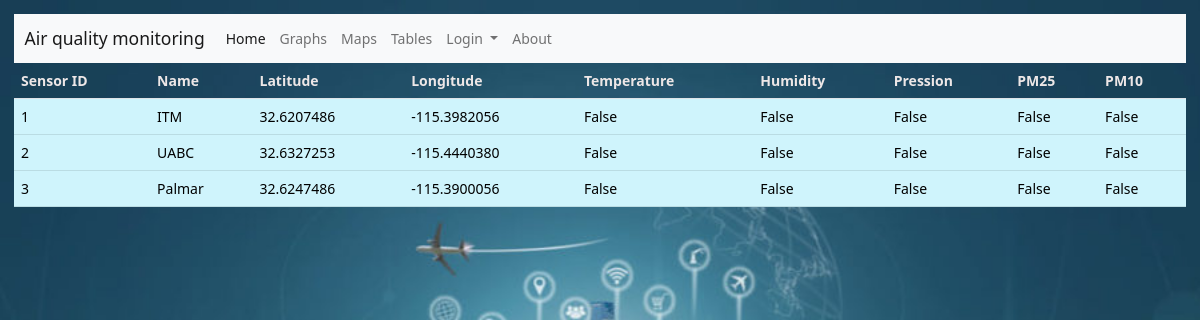
The page /sensors/ on the database as committed earlier.
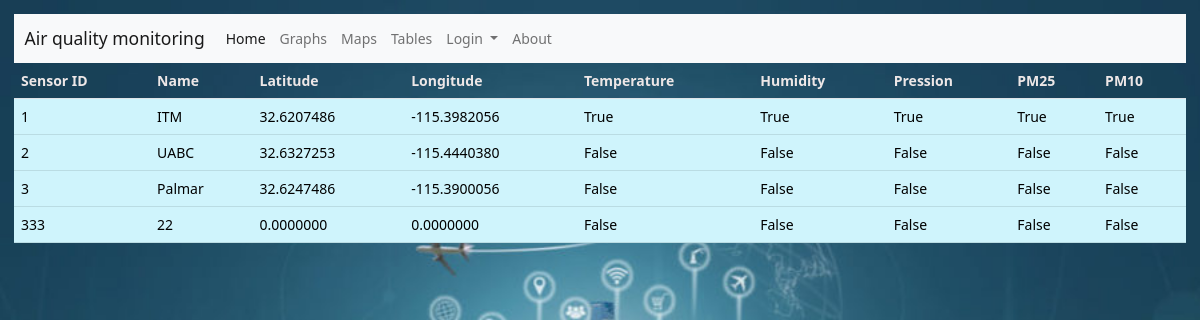
The same page on the database as committed later.
### sensors/models.py (models this page shows, shortened)
class Sensor(models.Model):
    idSensor = models.IntegerField(primary_key=True, null=False)
    name = models.CharField(max_length=10)
    Latitude = models.DecimalField(default=0, max_digits=10, decimal_places=7)
    Longitude =  models.DecimalField(default=0, max_digits=10, decimal_places=7)
    Temperature= models.BooleanField()
    Humidity= models.BooleanField()
    Pression= models.BooleanField()
    PM25= models.BooleanField()
    PM10= models.BooleanField()
    created_on = models.DateTimeField(auto_now_add=True)

### sensors/views.py (the view)
# urls.py: path('',SensorListView.as_view() , name="sensor_list"),
class SensorListView(ListView):
    template_name = "sensors/list.html"
    model = Sensor

### templates/sensors/list.html (shortened to what this page needs)
{% extends 'base.html' %}
{% load crispy_forms_tags %}
{% block content %}
<form action="" method="post">
    <div class="table-responsive">
        <table class="table table-hover">
            <thead class="thead-dark">
                <tr>
                    <th scope="col">Sensor ID</th>
                    <th scope="col">Name</th>
                    <th scope="col">Latitude</th>
                    <th scope="col">Longitude</th>
                    <th scope="col">Temperature</th>
                    <th scope="col">Humidity</th>
                    <th scope="col">Pression</th>
                    <th scope="col">PM25</th>
                    <th scope="col">PM10</th>
                </tr>
            </thead>
            <tbody class="table-info">
                {% for sensor in sensor_list %}
                <tr>
                    <td> {{ sensor.idSensor }} </td>
                    <td> {{ sensor.name }} </td>
                    <td> {{ sensor.Latitude }} </td>
                    <td> {{ sensor.Longitude }} </td>
                    <td> {{ sensor.Temperature }} </td>
                    <td> {{ sensor.Humidity }} </td>
                    <td> {{ sensor.Pression }} </td>
                    <td> {{ sensor.PM25 }} </td>
                    <td> {{ sensor.PM10 }} </td>
                </tr>
                {% endfor %}
            </tbody>
        </table>
    </div>
</form>
{% endblock content %}

### templates/base.html (shortened to what this page needs)
<!DOCTYPE html>
<html lang="en">
<head>
    <link href="https://cdn.jsdelivr.net/npm/bootstrap@5.2.1/dist/css/bootstrap.min.css" rel="stylesheet"
>
    <link rel="stylesheet" href="/static/css/style.css" type="text/css" media="all" title>
    <link rel="stylesheet" href="/static/css/style2.css" type="text/css" media="all" title>
</head>
<body>
    <nav class="navbar navbar-expand-lg navbar-light bg-light">
        <div class="container-fluid">
            <a class="navbar-brand" href="{%  url 'home' %}">Air quality monitoring</a>
            <div class="collapse navbar-collapse" id="navbarNavAltMarkup">
                <div class="navbar-nav">
                    <a class="nav-link active" aria-current="page" href="{%  url 'home' %}" accesskey="H">Home</a>
                    <a class="nav-link" href="{%  url 'measurements_graphs' %}" accesskey="G">Graphs</a>
                    <a class="nav-link" href="{%  url 'show_map' yy='2022-0-0'%}" accesskey="M">Maps</a>
                    <a class="nav-link" href="{%  url 'show_table' yy='2022-0-0'%}" accesskey="T">Tables</a>
                    <li class="nav-item dropdown">
                        <a class="nav-link dropdown-toggle" href="#" role="button" data-bs-toggle="dropdown"
                            aria-expanded="false" accesskey="S">
                            Login
                        </a>
                            {% if request.user.is_authenticated %}
                            <li><a class="nav-link " href="{% url 'logout' %}"><strong>Logout</strong></a></li>
                            <li><a class="nav-link " href="{% url 'password_change' %}"><strong>Change
                                        password</strong></a>
                            </li>
                            {% else %}
                    </li>
                    {% endif %}
                    <a class="nav-link" href="{%  url 'about' %}">About</a>
                </div>
            </div>
        </div>
    </nav>
    {% block content %}
    {% endblock content %}
</body>
</html>

### static/css/style.css (style rules this page uses)
html { font-size: 14px; }
body { background-size: cover; background-image: url("../images/fondo.jpg"); background-position: center center; background-repeat: no-repeat; background-attachment: fixed; background-color: rgb(13, 157, 157); }
.table { color: rgb(237, 231, 231); }
body { padding: 1em; }

### static/css/style2.css (style rules this page uses)
* { margin: 0; padding: 0; box-sizing: border-box; }

Rows that differ between the two databases and show on the page:
changed Sensor "ITM": Temperature "False" → "True"; Humidity "False" → "True"; Pression "False" → "True"; PM25 "False" → "True"; PM10 "False" → "True"
added Sensor: idSensor "333", name "22", Latitude "0.0000000", Longitude "0.0000000", Temperature "False", Humidity "False", Pression "False", PM25 "False", PM10 "False"
